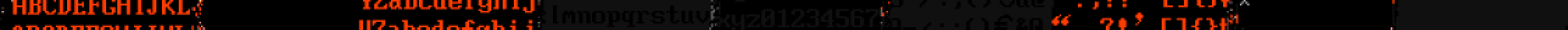
#> input picture research/trace91_text.png, 3368 x 64 px (shown at 1/3 size)
$ python -i color.py   (imports and definitions only)
#> lines starting #> are read from the running program, lines starting #| are printed output that depends on the picture
#> further down, picture is the input picture: PIL image 3368x64 RGB; mean R, G, B 25.9, 10.2, 5.4
"""HSV color encoding and framebuffer conversion for Surplife displays.

The display uses a 16-bit packed HSV format with 7-bit hue, 4-bit
saturation, and 5-bit value. See PROTOCOL.md for bit layout details.
"""

from __future__ import annotations

import colorsys

from PIL import Image

from .protocol import BYTES_PER_PIXEL, DISPLAY_COLS, DISPLAY_ROWS


def encode_hsv(h: int, s: int = 100, v: int = 100) -> bytes:
    """Encode an HSV color into the 2-byte display format.

    Args:
        h: Hue in degrees (0-360).
        s: Saturation in percent (0-100).
        v: Value/brightness in percent (0-100).

    Returns:
        2 bytes: packed HSV color.
    """
    hue_7 = round(max(0, min(360, h)) / 360 * 127) & 0x7F
    s_4 = round(max(0, min(100, s)) / 100 * 15) & 0xF
    v_5 = round(max(0, min(100, v)) / 100 * 31) & 0x1F
    byte1 = (hue_7 << 1) | ((s_4 >> 3) & 1)
    byte2 = ((s_4 & 0x7) << 5) | v_5
    return bytes([byte1, byte2])


# [16 lines left out: functions rgb_to_display, decode_hsv, not called in this run]


def image_to_framebuffer(img: Image.Image) -> bytes:
    """Convert a PIL Image to a raw column-major HSV framebuffer.

    The image is resized to fit the display height (16px), keeping aspect
    ratio. If wider than 96 columns, the result is a wide framebuffer
    suitable for multi-frame upload.

    Returns:
        Framebuffer bytes and the number of columns.
    """
    img = img.convert('RGB')
    # Scale to display height, keep aspect ratio
    if img.height != DISPLAY_ROWS:
        scale = DISPLAY_ROWS / img.height
#> scale = 0.25
        new_w = max(DISPLAY_COLS, round(img.width * scale))
#> new_w = 842
        img = img.resize((new_w, DISPLAY_ROWS), Image.LANCZOS)
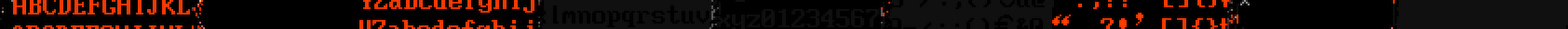
#> img: PIL image 842x16 RGB (shown 2 times larger); mean R, G, B 26.2, 10.3, 5.4

    num_cols = img.width
#> num_cols = 842
    fb = bytearray(num_cols * DISPLAY_ROWS * BYTES_PER_PIXEL)

    for col in range(num_cols):
        for row in range(DISPLAY_ROWS):
            r, g, b = img.getpixel((col, row))
            h_f, s_f, v_f = colorsys.rgb_to_hsv(r / 255.0, g / 255.0, b / 255.0)
            hsv = encode_hsv(h_f * 360, s_f * 100, v_f * 100)
            pos = col * DISPLAY_ROWS * BYTES_PER_PIXEL + row * BYTES_PER_PIXEL
            fb[pos] = hsv[0]
            fb[pos + 1] = hsv[1]

    return bytes(fb), num_cols


# [55 lines left out: functions framebuffer_to_image, rgb_to_meta_color, parse_rgb_hex, not called in this run]

>>> from PIL import Image
>>> picture = Image.open('../../research/trace91_text.png')
>>> result = image_to_framebuffer(picture)
